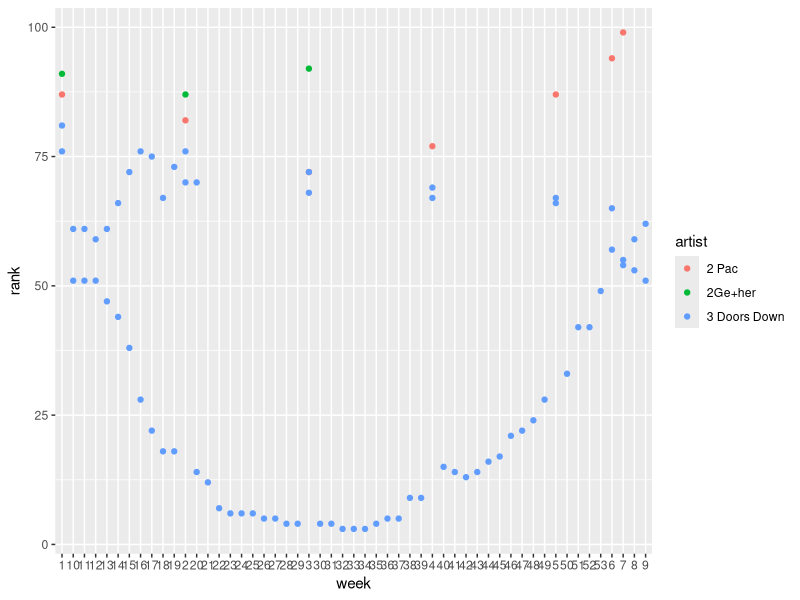

Recreate this plot in R. (Note: this script raises an error after producing the figure.)
library(tidyverse)
df<- iris
class(df)
df_tibble<- as.tibble(df) #coerción
df_matrix<- as.matrix(df)
class(df_tibble)
class(df_matrix)
df_tibble

# tibble
# tidy data = debemos tener un valor numérico por cada fila, 
#para ggplot2 siempre tidy data
#ejemplo de cómo transformar mi data a tidy
b<-billboard
b1<-billboard %>%
  pivot_longer(
    cols = starts_with("wk"),
    names_to = "week",
    names_prefix = "wk",
    values_to = "rank",
    values_drop_na = TRUE
  )
#ejemplo de gráfico
b1[1:83,] %>% ggplot(aes(x=week, y = rank, color=artist))+geom_point()

#Dplyr

#pipe = operador que me permite ejecutar función
#  %>% 

select(.data = iris, Species)

iris %>% select(Species)

iris %>% select(Species) %>% filter(
  !Species=="setosa") %>% group_by(Species) %>% count()

#te aplica la función sobre el resultado de la función anterior



#Select : select, select_if, select_at, select_all

#select = seleccionar columnas

iris %>% select(Species, Petal.Length) %>% glimpse()# solo se imprime en la consola
iris_select<- iris %>% select(Species, Petal.Length, Sepal.Length) #asignado un objeto nuevo
iris_select<- iris %>% select(especies=Species, long_sepalo=Petal.Length) #cambiando nombres y seleccionas las que quieres

#Rename
iris_rename<- iris %>% rename(especies=Species) #cambia el nombre que indico pero sin cambiar lo demás
iris %>% select(!Species) %>% glimpse() #condición negativa
iris %>% select(-Species) %>% glimpse() #condición negativa

#select_if = selecciona con condición, is.character, is.numeric, is.factor
iris %>% select_if(is.numeric) %>% glimpse()

#select_at = selecciona por posición o nombre de de columna
iris %>% select_at(c(1:3)) %>% glimpse()
iris %>% select_at(c(1,3,5)) %>% glimpse()
iris %>% select_at(c("Species", "Sepal.Width")) %>% glimpse()


#select_all = hacer cambios a todos los nombres de las columnas
iris %>% select_all(tolower) %>% glimpse()
iris %>% select(-Species) %>%  select_all(~str_replace(., ".", " ")) %>% glimpse()

#Filter = filtrar o hacer subcojuntos de nuestros datos

#filter
setosa<-iris %>% filter(Species == "setosa")
# ! filtra todo lo que no sea eso, no cumpla esa condición
no_setosa<-iris %>% filter(!Species == "setosa")
varias_cond<- iris %>% filter(Species=="setosa", Sepal.Length < 5)

#filter_if

iris[1,1]<-NA
iris %>% filter_if(is.numeric,any_vars(is.na(.)))

#filter_at
iris %>% filter_at(c("Sepal.Length", "Sepal.Width"), all_vars(.<5))

#filter_all
iris %>% select(-Species) %>% filter_all(all_vars(.<5))

#Mutate = hacer cambios sobre tus datos y crear nuevas columnas

#mutate = crear nuevas columnas

iris %>% mutate(Nueva = "probando")
iris %>% mutate(operacion = Sepal.Length/Sepal.Width)
iris_case<- iris %>% mutate(categoria = case_when(
   2 < Sepal.Width & Sepal.Width >=3  ~ "Bajo",
   3 < Sepal.Width & Sepal.Width >= 3.5 ~ "Medio",
   Sepal.Width > 3.5 ~ "Alto"))

iris_case<- iris %>% mutate(especies= case_when(
  Species=="setosa" ~"S",
  Species=="virginica" ~ "V", 
  Species== "versicolor" ~ "U"))

#mutate_if

iris %>% mutate_if(is.numeric, as.character) %>% glimpse()
iris %>% mutate_if(is.numeric, round) %>% glimpse()


#mutate_at


iris %>% mutate_at(c("Sepal.Length"), as.character) %>% glimpse()
iris %>% mutate_at(c("Sepal.Length"), ~(.*100)) %>% glimpse()


#mutate_all = menos recomendado

iris %>% mutate_all(tolower) %>% glimpse()

iris %>% mutate_all(~(.*100)) %>% glimpse()

#Group by
iris %>% group_by(Species) %>% count()
ToothGrowth %>% group_by(dose, supp) %>% count()

#Summarize = resumen de tus datos agrupados por categorías

iris %>% group_by(Species) %>% summarise(mean=mean(Sepal.Length),
                                         desvest= sd(Sepal.Length),
                                         mediana= median(Sepal.Length))


iris %>% group_by(Species) %>% summarise_if(is.numeric, sum)

iris %>%  group_by(Species) %>% summarise_at(c("Sepal.Length"), mean)

iris %>% group_by(Species) %>% summarise_all(mean)



# otras funciones del tidyverse

iris %>% rownames_to_column(var = "ids") %>% glimpse()
a<-iris %>% mutate(ids= paste0(Species, rownames(.))) %>% 
  column_to_rownames(var = "ids")

iris %>% unite("nueva", c("Species", "Sepal.Width"), sep = "_")
iris %>% separate(c("val1", "val2"), Sepal.Width, sep = ".")


#joins 
band_members; band_instruments

band_members %>% inner_join(band_instruments) #unión
band_members %>% full_join(band_instruments)#todo
band_members %>% left_join(band_instruments)# prioriza lo de la izquierda
band_members %>% right_join(band_instruments, by = c("name"="name")) #prioriza lo de la derecha

cbind(band_members, band_instruments) #una al lado de otra
rbind(band_members, band_members) #una arriba de otra


